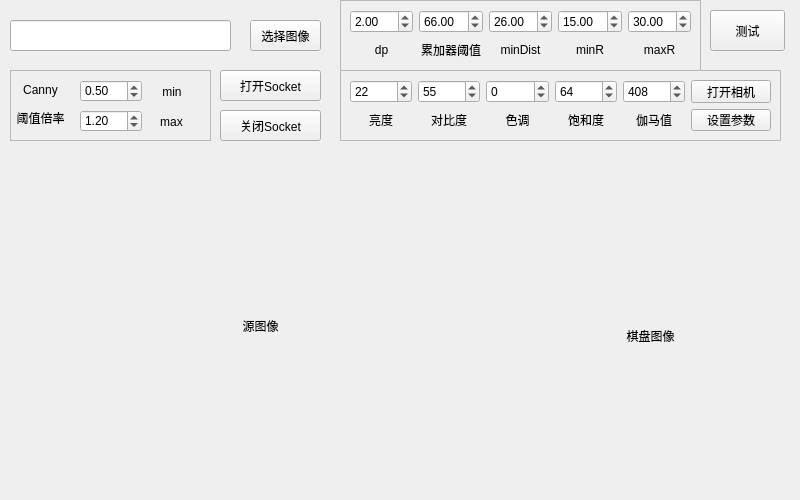
      <widget class="QWidget" name="tab_4">
       <attribute name="title">
        <string>图像处理调试</string>
       </attribute>
       <widget class="QLineEdit" name="lineEdit_img_path">
        <property name="geometry">
         <rect>
          <x>10</x>
          <y>20</y>
          <width>221</width>
          <height>31</height>
         </rect>
        </property>
        <property name="text">
         <string/>
        </property>
       </widget>
       <widget class="QPushButton" name="btn_select_img_path">
        <property name="geometry">
         <rect>
          <x>250</x>
          <y>20</y>
          <width>71</width>
          <height>31</height>
         </rect>
        </property>
        <property name="text">
         <string>选择图像</string>
        </property>
       </widget>
       <widget class="QLabel" name="label_origin_img">
        <property name="geometry">
         <rect>
          <x>10</x>
          <y>160</y>
          <width>501</width>
          <height>331</height>
         </rect>
        </property>
        <property name="text">
         <string>源图像</string>
        </property>
        <property name="alignment">
         <set>Qt::AlignCenter</set>
        </property>
       </widget>
       <widget class="QPushButton" name="btn_test_img">
        <property name="geometry">
         <rect>
          <x>710</x>
          <y>10</y>
          <width>75</width>
          <height>41</height>
         </rect>
        </property>
        <property name="text">
         <string>测试</string>
        </property>
       </widget>
       <widget class="QPushButton" name="btn_open_socket">
        <property name="geometry">
         <rect>
          <x>220</x>
          <y>70</y>
          <width>101</width>
          <height>31</height>
         </rect>
        </property>
        <property name="text">
         <string>打开Socket</string>
        </property>
       </widget>
       <widget class="QFrame" name="frame_3">
        <property name="geometry">
         <rect>
          <x>340</x>
          <y>0</y>
          <width>361</width>
          <height>71</height>
         </rect>
        </property>
        <property name="frameShape">
         <enum>QFrame::StyledPanel</enum>
        </property>
        <property name="frameShadow">
         <enum>QFrame::Raised</enum>
        </property>
        <layout class="QGridLayout" name="gridLayout_4">
         <item row="0" column="3">
          <widget class="QDoubleSpinBox" name="SpinBox_min_R">
           <property name="value">
            <double>15.000000000000000</double>
           </property>
          </widget>
         </item>
         <item row="0" column="4">
          <widget class="QDoubleSpinBox" name="SpinBox_max_R">
           <property name="value">
            <double>30.000000000000000</double>
           </property>
          </widget>
         </item>
         <item row="1" column="2">
          <widget class="QLabel" name="label_6">
           <property name="text">
            <string>minDist</string>
           </property>
           <property name="alignment">
            <set>Qt::AlignCenter</set>
           </property>
          </widget>
         </item>
         <item row="1" column="1">
          <widget class="QLabel" name="label_5">
           <property name="text">
            <string>累加器阈值</string>
           </property>
           <property name="alignment">
            <set>Qt::AlignCenter</set>
           </property>
          </widget>
         </item>
         <item row="1" column="3">
          <widget class="QLabel" name="label_7">
           <property name="text">
            <string>minR</string>
           </property>
           <property name="alignment">
            <set>Qt::AlignCenter</set>
           </property>
          </widget>
         </item>
         <item row="0" column="1">
          <widget class="QDoubleSpinBox" name="SpinBox_circle_threshold">
           <property name="value">
            <double>66.000000000000000</double>
           </property>
          </widget>
         </item>
         <item row="0" column="2">
          <widget class="QDoubleSpinBox" name="SpinBox_min_Dist">
           <property name="value">
            <double>26.000000000000000</double>
           </property>
          </widget>
         </item>
         <item row="1" column="4">
          <widget class="QLabel" name="label_8">
           <property name="text">
            <string>maxR</string>
           </property>
           <property name="alignment">
            <set>Qt::AlignCenter</set>
           </property>
          </widget>
         </item>
         <item row="0" column="0">
          <widget class="QDoubleSpinBox" name="SpinBox_bp">
           <property name="value">
            <double>2.000000000000000</double>
           </property>
          </widget>
         </item>
         <item row="1" column="0">
          <widget class="QLabel" name="label_4">
           <property name="text">
            <string>dp</string>
           </property>
           <property name="alignment">
            <set>Qt::AlignCenter</set>
           </property>
          </widget>
         </item>
        </layout>
       </widget>
       <widget class="QPushButton" name="btn_close_socket">
        <property name="geometry">
         <rect>
          <x>220</x>
          <y>110</y>
          <width>101</width>
          <height>31</height>
         </rect>
        </property>
        <property name="text">
         <string>关闭Socket</string>
        </property>
       </widget>
       <widget class="QFrame" name="frame_4">
        <property name="geometry">
         <rect>
          <x>10</x>
          <y>70</y>
          <width>201</width>
          <height>71</height>
         </rect>
        </property>
        <property name="frameShape">
         <enum>QFrame::StyledPanel</enum>
        </property>
        <property name="frameShadow">
         <enum>QFrame::Raised</enum>
        </property>
        <widget class="QLabel" name="label_13">
         <property name="geometry">
          <rect>
           <x>130</x>
           <y>40</y>
           <width>63</width>
           <height>23</height>
          </rect>
         </property>
         <property name="text">
          <string>max</string>
         </property>
         <property name="alignment">
          <set>Qt::AlignCenter</set>
         </property>
        </widget>
        <widget class="QLabel" name="label_14">
         <property name="geometry">
          <rect>
           <x>130</x>
           <y>10</y>
           <width>64</width>
           <height>23</height>
          </rect>
         </property>
         <property name="text">
          <string>min</string>
         </property>
         <property name="alignment">
          <set>Qt::AlignCenter</set>
         </property>
        </widget>
        <widget class="QDoubleSpinBox" name="SpinBox_min_canny">
         <property name="geometry">
          <rect>
           <x>70</x>
           <y>10</y>
           <width>62</width>
           <height>22</height>
          </rect>
         </property>
         <property name="maximum">
          <double>2.000000000000000</double>
         </property>
         <property name="singleStep">
          <double>0.100000000000000</double>
         </property>
         <property name="value">
          <double>0.500000000000000</double>
         </property>
        </widget>
        <widget class="QDoubleSpinBox" name="SpinBox_max_canny">
         <property name="geometry">
          <rect>
           <x>70</x>
           <y>40</y>
           <width>62</width>
           <height>22</height>
          </rect>
         </property>
         <property name="minimum">
          <double>0.250000000000000</double>
         </property>
         <property name="maximum">
          <double>2.000000000000000</double>
         </property>
         <property name="singleStep">
          <double>0.100000000000000</double>
         </property>
         <property name="value">
          <double>1.200000000000000</double>
         </property>
        </widget>
        <widget class="QLabel" name="label_15">
         <property name="geometry">
          <rect>
           <x>0</x>
           <y>10</y>
           <width>61</width>
           <height>51</height>
          </rect>
         </property>
         <property name="text">
          <string>&lt;html&gt;&lt;head/&gt;&lt;body&gt;&lt;p&gt;Canny&lt;/p&gt;&lt;p&gt;阈值倍率&lt;/p&gt;&lt;/body&gt;&lt;/html&gt;</string>
         </property>
         <property name="alignment">
          <set>Qt::AlignCenter</set>
         </property>
        </widget>
       </widget>
       <widget class="QFrame" name="frame_6">
        <property name="geometry">
         <rect>
          <x>340</x>
          <y>70</y>
          <width>441</width>
          <height>71</height>
         </rect>
        </property>
        <property name="frameShape">
         <enum>QFrame::StyledPanel</enum>
        </property>
        <property name="frameShadow">
         <enum>QFrame::Raised</enum>
        </property>
        <layout class="QGridLayout" name="gridLayout_6">
         <item row="0" column="0">
          <widget class="QSpinBox" name="spinBox_brightness">
           <property name="minimum">
            <number>-64</number>
           </property>
           <property name="maximum">
            <number>64</number>
           </property>
           <property name="value">
            <number>22</number>
           </property>
          </widget>
         </item>
         <item row="0" column="1">
          <widget class="QSpinBox" name="spinBox_contrast">
           <property name="maximum">
            <number>100</number>
           </property>
           <property name="singleStep">
            <number>5</number>
           </property>
           <property name="value">
            <number>55</number>
           </property>
          </widget>
         </item>
         <item row="0" column="2">
          <widget class="QSpinBox" name="spinBox_hue">
           <property name="minimum">
            <number>-180</number>
           </property>
           <property name="maximum">
            <number>180</number>
           </property>
           <property name="singleStep">
            <number>5</number>
           </property>
          </widget>
         </item>
         <item row="0" column="3">
          <widget class="QSpinBox" name="spinBox_saturation">
           <property name="maximum">
            <number>100</number>
           </property>
           <property name="singleStep">
            <number>5</number>
           </property>
           <property name="value">
            <number>64</number>
           </property>
          </widget>
         </item>
         <item row="0" column="4">
          <widget class="QSpinBox" name="spinBox_gamma">
           <property name="minimum">
            <number>100</number>
           </property>
           <property name="maximum">
            <number>500</number>
           </property>
           <property name="singleStep">
            <number>5</number>
           </property>
           <property name="value">
            <number>408</number>
           </property>
          </widget>
         </item>
         <item row="0" column="5">
          <widget class="QPushButton" name="btn_oper_cam">
           <property name="text">
            <string>打开相机</string>
           </property>
          </widget>
         </item>
         <item row="1" column="0">
          <widget class="QLabel" name="label_19">
           <property name="text">
            <string>亮度</string>
           </property>
           <property name="alignment">
            <set>Qt::AlignCenter</set>
           </property>
          </widget>
         </item>
         <item row="1" column="1">
          <widget class="QLabel" name="label_20">
           <property name="text">
            <string>对比度</string>
           </property>
           <property name="alignment">
            <set>Qt::AlignCenter</set>
           </property>
          </widget>
         </item>
         <item row="1" column="2">
          <widget class="QLabel" name="label_21">
           <property name="text">
            <string>色调</string>
           </property>
           <property name="alignment">
            <set>Qt::AlignCenter</set>
           </property>
          </widget>
         </item>
         <item row="1" column="3">
          <widget class="QLabel" name="label_22">
           <property name="text">
            <string>饱和度</string>
           </property>
           <property name="alignment">
            <set>Qt::AlignCenter</set>
           </property>
          </widget>
         </item>
         <item row="1" column="4">
          <widget class="QLabel" name="label_23">
           <property name="text">
            <string>伽马值</string>
           </property>
           <property name="alignment">
            <set>Qt::AlignCenter</set>
           </property>
          </widget>
         </item>
         <item row="1" column="5">
          <widget class="QPushButton" name="btn_set_cam">
           <property name="text">
            <string>设置参数</string>
           </property>
          </widget>
         </item>
        </layout>
       </widget>
       <widget class="QLabel" name="label_broad_img">
        <property name="geometry">
         <rect>
          <x>510</x>
          <y>180</y>
          <width>281</width>
          <height>311</height>
         </rect>
        </property>
        <property name="text">
         <string>棋盘图像</string>
        </property>
        <property name="alignment">
         <set>Qt::AlignCenter</set>
        </property>
       </widget>
      </widget>
